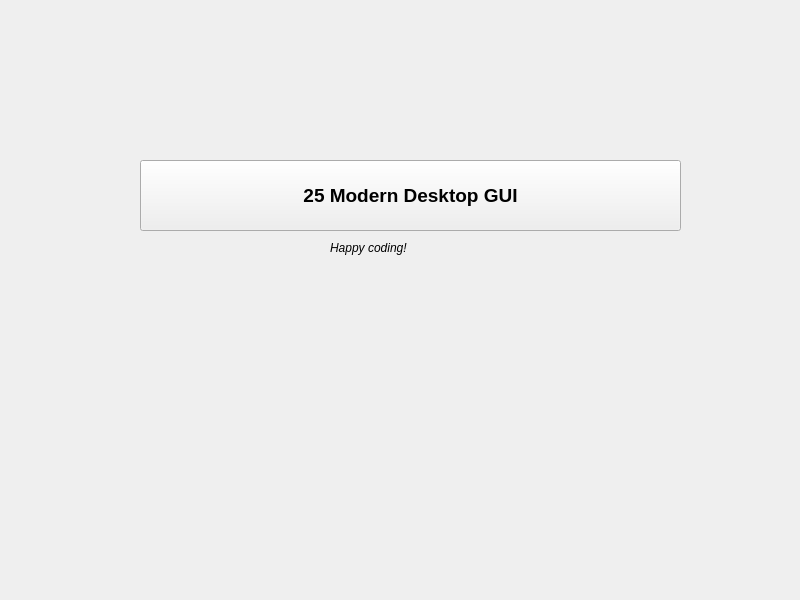
<?xml version="1.0" encoding="UTF-8"?>
<ui version="4.0">
 <class>CustomMainWindow</class>
 <widget class="QCustomQMainWindow" name="CustomMainWindow">
  <property name="geometry">
   <rect>
    <x>0</x>
    <y>0</y>
    <width>800</width>
    <height>600</height>
   </rect>
  </property>
  <property name="windowTitle">
   <string>Custom MainWindow</string>
  </property>
  <widget class="QWidget" name="centralwidget">
   <widget class="QPushButton" name="pushButton">
    <property name="geometry">
     <rect>
      <x>140</x>
      <y>160</y>
      <width>541</width>
      <height>71</height>
     </rect>
    </property>
    <property name="font">
     <font>
      <pointsize>14</pointsize>
      <bold>true</bold>
     </font>
    </property>
    <property name="text">
     <string>25 Modern Desktop GUI</string>
    </property>
    <property name="icon">
     <iconset resource="../Qss/icons/_icons.qrc">
      <normaloff>:/font_awesome_brands/icons/font_awesome/brands/buffer.svg</normaloff>:/font_awesome_brands/icons/font_awesome/brands/buffer.svg</iconset>
    </property>
    <property name="iconSize">
     <size>
      <width>32</width>
      <height>32</height>
     </size>
    </property>
   </widget>
   <widget class="QLabel" name="label">
    <property name="geometry">
     <rect>
      <x>330</x>
      <y>240</y>
      <width>131</width>
      <height>16</height>
     </rect>
    </property>
    <property name="font">
     <font>
      <italic>true</italic>
     </font>
    </property>
    <property name="text">
     <string>Happy coding!</string>
    </property>
   </widget>
  </widget>
 </widget>
 <customwidgets>
  <customwidget>
   <class>QCustomQMainWindow</class>
   <extends>QMainWindow</extends>
   <header>Custom_Widgets.QCustomQMainWindow</header>
   <container>1</container>
  </customwidget>
 </customwidgets>
 <resources>
  <include location="../Qss/icons/_icons.qrc"/>
 </resources>
 <connections/>
</ui>
